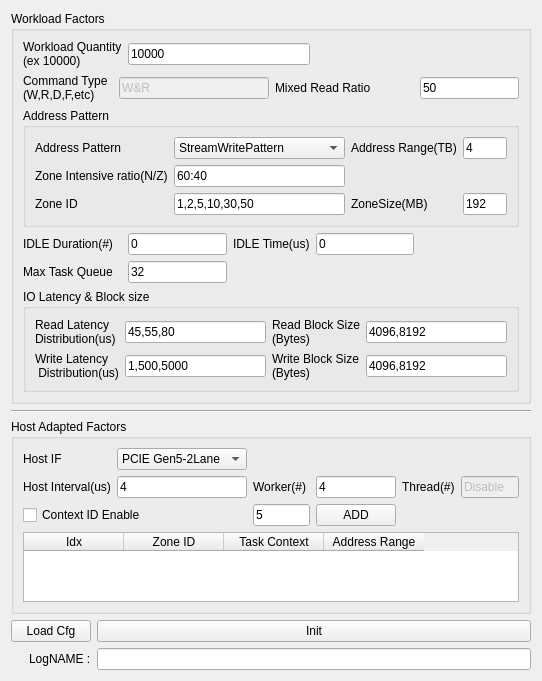
               <widget class="QWidget" name="scrollAreaWidgetContents">
                <property name="geometry">
                 <rect>
                  <x>0</x>
                  <y>0</y>
                  <width>542</width>
                  <height>622</height>
                 </rect>
                </property>
                <layout class="QVBoxLayout" name="verticalLayout_5">
                 <item>
                  <layout class="QGridLayout" name="gridLayout_2">
                   <item row="5" column="2">
                    <widget class="QLineEdit" name="edt_workload_name"/>
                   </item>
                   <item row="2" column="0" colspan="3">
                    <widget class="Line" name="line_4">
                     <property name="orientation">
                      <enum>Qt::Horizontal</enum>
                     </property>
                    </widget>
                   </item>
                   <item row="3" column="0" colspan="3">
                    <widget class="QGroupBox" name="groupBox_2">
                     <property name="title">
                      <string>Host Adapted Factors</string>
                     </property>
                     <layout class="QGridLayout" name="gridLayout_6">
                      <item row="0" column="0">
                       <widget class="QLabel" name="label_19">
                        <property name="text">
                         <string>Host IF</string>
                        </property>
                       </widget>
                      </item>
                      <item row="1" column="0">
                       <widget class="QLabel" name="label_11">
                        <property name="text">
                         <string>Host Interval(us)</string>
                        </property>
                       </widget>
                      </item>
                      <item row="1" column="1">
                       <widget class="QLineEdit" name="edt_workload_host_interval">
                        <property name="text">
                         <string>4</string>
                        </property>
                       </widget>
                      </item>
                      <item row="2" column="0" colspan="2">
                       <widget class="QCheckBox" name="chk_workload_context_id">
                        <property name="text">
                         <string>Context ID Enable</string>
                        </property>
                       </widget>
                      </item>
                      <item row="1" column="2">
                       <widget class="QLabel" name="label_12">
                        <property name="text">
                         <string>Worker(#)</string>
                        </property>
                       </widget>
                      </item>
                      <item row="1" column="3">
                       <widget class="QLineEdit" name="edt_workload_host_worker">
                        <property name="text">
                         <string>4</string>
                        </property>
                       </widget>
                      </item>
                      <item row="1" column="5">
                       <widget class="QLineEdit" name="lineEdit_11">
                        <property name="enabled">
                         <bool>false</bool>
                        </property>
                        <property name="text">
                         <string>Disable</string>
                        </property>
                       </widget>
                      </item>
                      <item row="1" column="4">
                       <widget class="QLabel" name="label_13">
                        <property name="text">
                         <string>Thread(#)</string>
                        </property>
                       </widget>
                      </item>
                      <item row="3" column="0" colspan="6">
                       <widget class="QTableWidget" name="tbl_workload_context_id">
                        <column>
                         <property name="text">
                          <string>Idx</string>
                         </property>
                        </column>
                        <column>
                         <property name="text">
                          <string>Zone ID</string>
                         </property>
                        </column>
                        <column>
                         <property name="text">
                          <string>Task Context</string>
                         </property>
                        </column>
                        <column>
                         <property name="text">
                          <string>Address Range</string>
                         </property>
                        </column>
                       </widget>
                      </item>
                      <item row="0" column="1">
                       <widget class="QComboBox" name="cmb_workload_host_if">
                        <item>
                         <property name="text">
                          <string>PCIE Gen5-2Lane</string>
                         </property>
                        </item>
                        <item>
                         <property name="text">
                          <string>PCIE Gen4-2Lane</string>
                         </property>
                        </item>
                        <item>
                         <property name="text">
                          <string>PCIE Gen3-2Lane</string>
                         </property>
                        </item>
                       </widget>
                      </item>
                      <item row="2" column="2">
                       <widget class="QLineEdit" name="edt_workload_context_line">
                        <property name="text">
                         <string>5</string>
                        </property>
                       </widget>
                      </item>
                      <item row="2" column="3">
                       <widget class="QPushButton" name="btn_workload_add_context_id">
                        <property name="text">
                         <string>ADD</string>
                        </property>
                       </widget>
                      </item>
                     </layout>
                    </widget>
                   </item>
                   <item row="0" column="0" colspan="3">
                    <widget class="QGroupBox" name="groupBox">
                     <property name="title">
                      <string>Workload Factors</string>
                     </property>
                     <layout class="QGridLayout" name="gridLayout_5">
                      <item row="6" column="0" colspan="7">
                       <widget class="QGroupBox" name="groupBox_3">
                        <property name="title">
                         <string>IO Latency &amp;&amp; Block size</string>
                        </property>
                        <layout class="QGridLayout" name="gridLayout_7">
                         <item row="0" column="1">
                          <widget class="QLineEdit" name="edt_workload_read_distribution">
                           <property name="text">
                            <string>45,55,80</string>
                           </property>
                          </widget>
                         </item>
                         <item row="0" column="2">
                          <widget class="QLabel" name="label_20">
                           <property name="text">
                            <string>Read Block Size
(Bytes)</string>
                           </property>
                          </widget>
                         </item>
                         <item row="1" column="0">
                          <widget class="QLabel" name="label_18">
                           <property name="text">
                            <string>Write Latency
 Distribution(us)</string>
                           </property>
                          </widget>
                         </item>
                         <item row="1" column="1">
                          <widget class="QLineEdit" name="edt_workload_write_distribution">
                           <property name="text">
                            <string>1,500,5000</string>
                           </property>
                          </widget>
                         </item>
                         <item row="0" column="0">
                          <widget class="QLabel" name="label_17">
                           <property name="text">
                            <string>Read Latency 
Distribution(us)</string>
                           </property>
                          </widget>
                         </item>
                         <item row="0" column="3">
                          <widget class="QLineEdit" name="edt_workload_read_block">
                           <property name="text">
                            <string>4096,8192</string>
                           </property>
                          </widget>
                         </item>
                         <item row="1" column="2">
                          <widget class="QLabel" name="label_21">
                           <property name="text">
                            <string>Write Block Size
(Bytes)</string>
                           </property>
                          </widget>
                         </item>
                         <item row="1" column="3">
                          <widget class="QLineEdit" name="edt_workload_write_block_size">
                           <property name="text">
                            <string>4096,8192</string>
                           </property>
                          </widget>
                         </item>
                        </layout>
                       </widget>
                      </item>
                      <item row="4" column="5">
                       <widget class="QLineEdit" name="edt_workload_idle_time">
                        <property name="text">
                         <string>0</string>
                        </property>
                       </widget>
                      </item>
                      <item row="4" column="2">
                       <widget class="QLineEdit" name="edt_workload_idle_duration">
                        <property name="text">
                         <string>0</string>
                        </property>
                       </widget>
                      </item>
                      <item row="4" column="0">
                       <widget class="QLabel" name="label_9">
                        <property name="text">
                         <string>IDLE Duration(#)</string>
                        </property>
                       </widget>
                      </item>
                      <item row="4" column="3" colspan="2">
                       <widget class="QLabel" name="label_10">
                        <property name="text">
                         <string>IDLE Time(us)</string>
                        </property>
                       </widget>
                      </item>
                      <item row="5" column="2">
                       <widget class="QLineEdit" name="edt_workload_max_queue">
                        <property name="text">
                         <string>32</string>
                        </property>
                       </widget>
                      </item>
                      <item row="0" column="0" colspan="2">
                       <widget class="QLabel" name="label_5">
                        <property name="text">
                         <string>Workload Quantity
(ex 10000)</string>
                        </property>
                       </widget>
                      </item>
                      <item row="1" column="0">
                       <widget class="QLabel" name="label_6">
                        <property name="text">
                         <string>Command Type
(W,R,D,F,etc)</string>
                        </property>
                       </widget>
                      </item>
                      <item row="0" column="2" colspan="3">
                       <widget class="QLineEdit" name="edt_workload_quantity">
                        <property name="text">
                         <string>10000</string>
                        </property>
                       </widget>
                      </item>
                      <item row="1" column="4" colspan="2">
                       <widget class="QLabel" name="label_7">
                        <property name="text">
                         <string>Mixed Read Ratio</string>
                        </property>
                       </widget>
                      </item>
                      <item row="1" column="6">
                       <widget class="QLineEdit" name="edt_workload_mixed_ratio">
                        <property name="text">
                         <string>50</string>
                        </property>
                       </widget>
                      </item>
                      <item row="1" column="1" colspan="3">
                       <widget class="QLineEdit" name="edt_workload_cmd_type">
                        <property name="enabled">
                         <bool>false</bool>
                        </property>
                        <property name="text">
                         <string>W&amp;R</string>
                        </property>
                       </widget>
                      </item>
                      <item row="5" column="0">
                       <widget class="QLabel" name="label_15">
                        <property name="text">
                         <string>Max Task Queue</string>
                        </property>
                       </widget>
                      </item>
                      <item row="2" column="0" colspan="7">
                       <widget class="QGroupBox" name="groupBox_15">
                        <property name="title">
                         <string>Address Pattern</string>
                        </property>
                        <layout class="QGridLayout" name="gridLayout_15">
                         <item row="0" column="1">
                          <widget class="QComboBox" name="cmb_workload_address_pattern">
                           <item>
                            <property name="text">
                             <string>StreamWritePattern</string>
                            </property>
                           </item>
                           <item>
                            <property name="text">
                             <string>ZNS_Read_Write_Pattern</string>
                            </property>
                           </item>
                           <item>
                            <property name="text">
                             <string>FullRandom</string>
                            </property>
                           </item>
                           <item>
                            <property name="text">
                             <string>FullSequnetial</string>
                            </property>
                           </item>
                          </widget>
                         </item>
                         <item row="0" column="0">
                          <widget class="QLabel" name="label_8">
                           <property name="text">
                            <string>Address Pattern</string>
                           </property>
                          </widget>
                         </item>
                         <item row="0" column="2">
                          <widget class="QLabel" name="label_14">
                           <property name="text">
                            <string>Address Range(TB)</string>
                           </property>
                          </widget>
                         </item>
                         <item row="0" column="3">
                          <widget class="QLineEdit" name="edt_workload_address_range">
                           <property name="text">
                            <string>4</string>
                           </property>
                          </widget>
                         </item>
                         <item row="1" column="0">
                          <widget class="QLabel" name="label_23">
                           <property name="text">
                            <string>Zone Intensive ratio(N/Z)</string>
                           </property>
                          </widget>
                         </item>
                         <item row="1" column="1">
                          <widget class="QLineEdit" name="edt_zone_intensive_ratio">
                           <property name="text">
                            <string>60:40</string>
                           </property>
                          </widget>
                         </item>
                         <item row="2" column="0">
                          <widget class="QLabel" name="label_24">
                           <property name="text">
                            <string>Zone ID</string>
                           </property>
                          </widget>
                         </item>
                         <item row="2" column="1">
                          <widget class="QLineEdit" name="edt_zone_id">
                           <property name="text">
                            <string>1,2,5,10,30,50</string>
                           </property>
                          </widget>
                         </item>
                         <item row="2" column="2">
                          <widget class="QLabel" name="label_25">
                           <property name="text">
                            <string>ZoneSize(MB)</string>
                           </property>
                          </widget>
                         </item>
                         <item row="2" column="3">
                          <widget class="QLineEdit" name="edt_zone_size">
                           <property name="text">
                            <string>192</string>
                           </property>
                          </widget>
                         </item>
                        </layout>
                       </widget>
                      </item>
                     </layout>
                    </widget>
                   </item>
                   <item row="4" column="2">
                    <widget class="QPushButton" name="btn_workload_init">
                     <property name="text">
                      <string>Init</string>
                     </property>
                    </widget>
                   </item>
                   <item row="5" column="1">
                    <widget class="QLabel" name="label_16">
                     <property name="text">
                      <string>LogNAME :</string>
                     </property>
                    </widget>
                   </item>
                   <item row="4" column="0" colspan="2">
                    <widget class="QPushButton" name="btn_workload_cfg">
                     <property name="text">
                      <string>Load Cfg</string>
                     </property>
                    </widget>
                   </item>
                  </layout>
                 </item>
                </layout>
               </widget>
